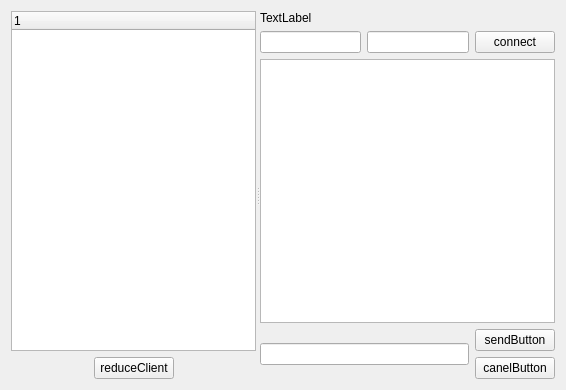
<?xml version="1.0" encoding="UTF-8"?>
<ui version="4.0">
 <class>Chetting</class>
 <widget class="QWidget" name="Chetting">
  <property name="geometry">
   <rect>
    <x>0</x>
    <y>0</y>
    <width>566</width>
    <height>390</height>
   </rect>
  </property>
  <property name="windowTitle">
   <string>Form</string>
  </property>
  <layout class="QHBoxLayout" name="horizontalLayout_4">
   <item>
    <widget class="QSplitter" name="splitter">
     <property name="orientation">
      <enum>Qt::Horizontal</enum>
     </property>
     <widget class="QWidget" name="layoutWidget">
      <layout class="QVBoxLayout" name="verticalLayout_3">
       <item>
        <widget class="QTreeWidget" name="treeWidget">
         <column>
          <property name="text">
           <string notr="true">1</string>
          </property>
         </column>
        </widget>
       </item>
       <item>
        <layout class="QHBoxLayout" name="horizontalLayout_3">
         <item>
          <spacer name="horizontalSpacer">
           <property name="orientation">
            <enum>Qt::Horizontal</enum>
           </property>
           <property name="sizeHint" stdset="0">
            <size>
             <width>40</width>
             <height>20</height>
            </size>
           </property>
          </spacer>
         </item>
         <item>
          <widget class="QPushButton" name="reduceclient">
           <property name="text">
            <string>reduceClient</string>
           </property>
          </widget>
         </item>
         <item>
          <spacer name="horizontalSpacer_2">
           <property name="orientation">
            <enum>Qt::Horizontal</enum>
           </property>
           <property name="sizeHint" stdset="0">
            <size>
             <width>40</width>
             <height>20</height>
            </size>
           </property>
          </spacer>
         </item>
        </layout>
       </item>
      </layout>
     </widget>
     <widget class="QWidget" name="layoutWidget">
      <layout class="QVBoxLayout" name="verticalLayout_2">
       <item>
        <widget class="QLabel" name="serverstatus">
         <property name="text">
          <string>TextLabel</string>
         </property>
        </widget>
       </item>
       <item>
        <layout class="QHBoxLayout" name="horizontalLayout">
         <item>
          <widget class="QLineEdit" name="ipAddress"/>
         </item>
         <item>
          <widget class="QLineEdit" name="portNumber"/>
         </item>
         <item>
          <widget class="QPushButton" name="connectButton">
           <property name="text">
            <string>connect</string>
           </property>
          </widget>
         </item>
        </layout>
       </item>
       <item>
        <widget class="QTextEdit" name="textmessage"/>
       </item>
       <item>
        <layout class="QHBoxLayout" name="horizontalLayout_2">
         <item>
          <widget class="QLineEdit" name="inputEdit"/>
         </item>
         <item>
          <layout class="QVBoxLayout" name="verticalLayout">
           <item>
            <widget class="QPushButton" name="sendButton">
             <property name="text">
              <string>sendButton</string>
             </property>
            </widget>
           </item>
           <item>
            <widget class="QPushButton" name="cacelButton">
             <property name="text">
              <string>canelButton</string>
             </property>
            </widget>
           </item>
          </layout>
         </item>
        </layout>
       </item>
      </layout>
     </widget>
    </widget>
   </item>
  </layout>
 </widget>
 <resources/>
 <connections/>
</ui>
